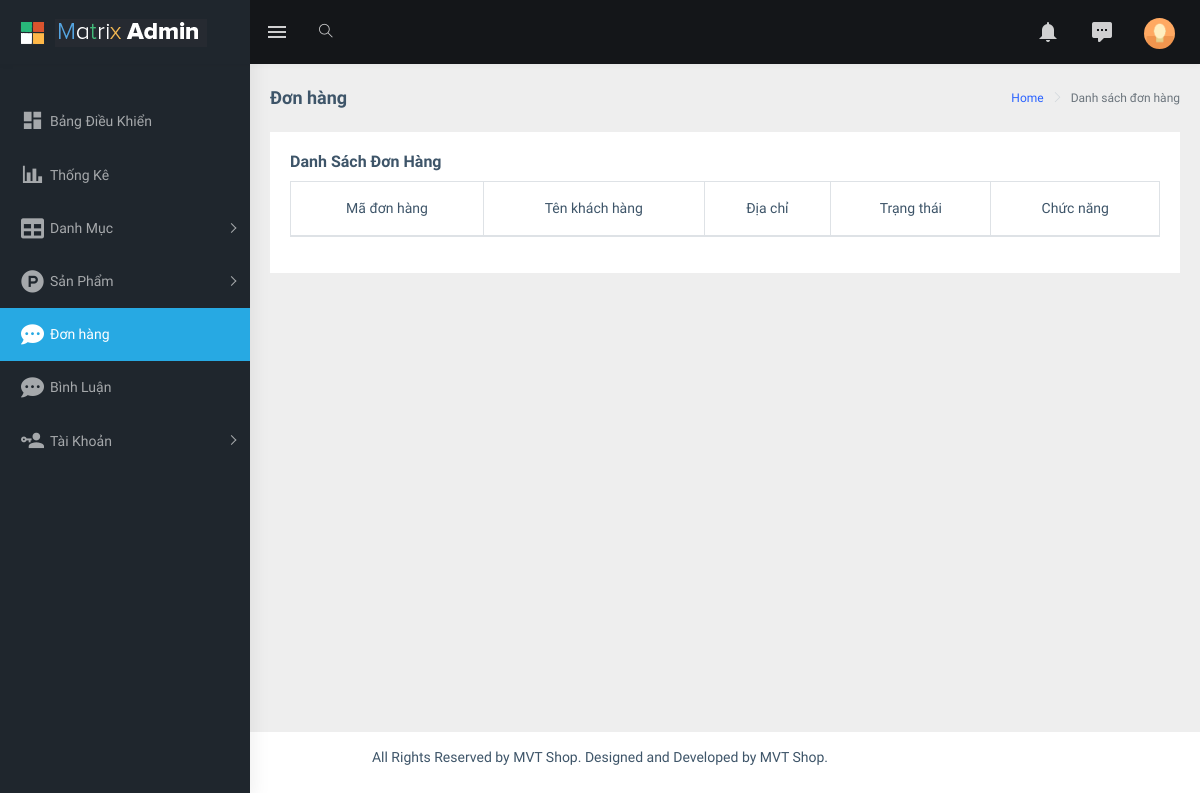
/admin/index.php?act=list_cart, run on an earlier commit of the app's database.
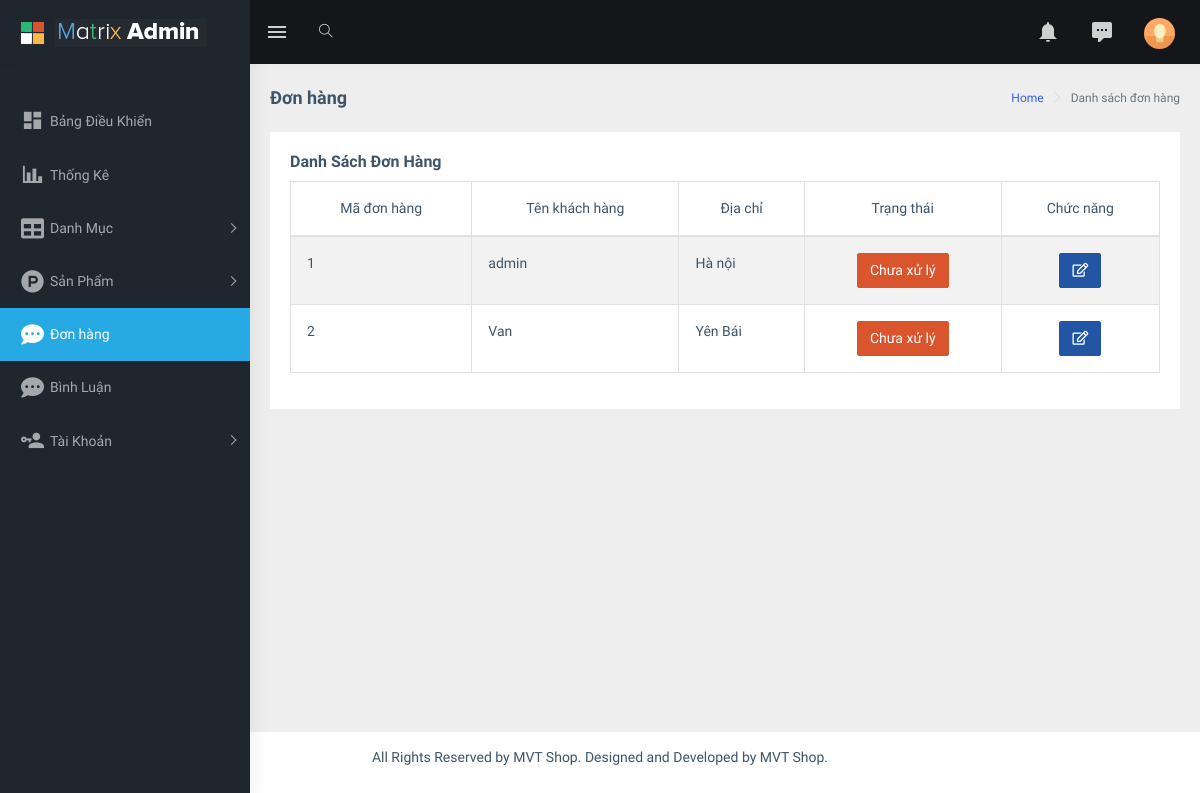
And on a later commit of the database.
### tables this page shows
CREATE TABLE `order` (
  `order_id` int(11) NOT NULL,
  `customer_name` varchar(100) NOT NULL,
  `customer_address` varchar(255) NOT NULL,
  `order_status` tinyint(4) NOT NULL DEFAULT 0,
  `customer_phone` int(11) NOT NULL,
  `customer_email` varchar(50) NOT NULL,
  `user_id` int(11) DEFAULT NULL
);

CREATE TABLE `account` (
  `account_id` int(11) NOT NULL,
  `user` varchar(100) NOT NULL,
  `password` varchar(100) NOT NULL,
  `phone_number` varchar(15) NOT NULL,
  `email` varchar(50) NOT NULL,
  `address` varchar(255) NOT NULL,
  `role_id` int(11) NOT NULL
);

### model/pdo.php (called while the page is built, shortened)
<?php
function pdo_get_connection(){
    $dburl = "mysql:host=localhost;dbname=group5_project1;charset=utf8";
    $username = 'root';
    $password = '';
    $conn = new PDO($dburl, $username, $password);
    $conn->setAttribute(PDO::ATTR_ERRMODE, PDO::ERRMODE_EXCEPTION);
    return $conn;
}
function pdo_query($sql){
    $sql_args = array_slice(func_get_args(), 1);
    try{
        $conn = pdo_get_connection();
        $stmt = $conn->prepare($sql);
        $stmt->execute($sql_args);
        $rows = $stmt->fetchAll();
        return $rows;
    }
    catch(PDOException $e){
        throw $e;
    }
    finally{
        unset($conn);
    }
}

### model/cart.php (called while the page is built, shortened)
<?php
function load_all_order()
{
    $sql = "SELECT * FROM `order` LEFT JOIN account ON `order`.user_id = account.account_id ORDER BY `order_id`";
    $list_order = pdo_query($sql);
    return $list_order;
}
?>

### admin/order/order.php (the view, shortened to what the changed rows need)
<div class="page-wrapper">
    <div class="container-fluid">
        <div class="row">
            <div class="col-12">
                <div class="card">
                    <div class="card-body">
                        <div class="table-responsive">
                            <table id="zero_config" class="table table-striped table-bordered">
                                <thead>
                                    <tr class="text-center">
                                        <th>Mã đơn hàng</th>
                                        <th>Tên khách hàng</th>
                                        <th>Địa chỉ</th>
                                        <th>Trạng thái</th>
                                        <th>Chức năng</th>
                                    </tr>
                                </thead>
                                <tbody>
                                    <?php foreach ($order as $cart) { ?>
                                        <tr>
                                            <td><?php echo $cart['order_id']?></td>
                                            <td><?php
                                                if(isset($cart['user_id']) && $cart['user_id']!=""){
                                                    echo $cart['user'];
                                                }
                                                else{
                                                    echo $cart['customer_name'];
                                                }
                                            ?></td>
                                            <td><?php echo $cart['customer_address'] ?></td>
                                            <td>
                                                <div class="d-flex justify-content-center">
                                                    <?php if ($cart['order_status'] == 0) { ?>
                                                        <span class="btn btn-danger">Chưa xử lý</span>
                                                    <?php } elseif ($cart['order_status'] == 1) { ?>
                                                        <span class="btn btn-info">Đã xử lý </span>
                                                    <?php } elseif ($cart['order_status'] == 2) { ?>
                                                        <span class="btn btn-warning">Đang giao Hàng </span>
                                                    <?php } elseif ($cart['order_status'] == 3) { ?>
                                                        <span class="btn btn-success">Giao hàng thành công </span>
                                                    <?php } else { ?><span class="btn btn-secondary">Hủy đơn</span>
                                                    <?php } ?>
                                                </div>
                                            </td>
                                            <td>
                                                <div class="d-flex justify-content-center">
                                                    <a href="index.php?act=order_detail&order_id=<?php echo $cart['order_id'] ?>"
                                                        title="Xem chi tiết" class="fas fa-edit btn btn-info"></a>
                                                </div>
                                            </td>
                                        </tr>
                                    <?php } ?>
                                </tbody>
                            </table>
                        </div>
                    </div>
                </div>
            </div>
        </div>
    </div>
</div>

What changed in the data, as far as the page shows it:
added order: order_id "1", user.user "admin", customer_address "Hà nội", order_status "Chưa xử lý"
added order: order_id "2", user.user "Van", customer_address "Yên Bái", order_status "Chưa xử lý"
